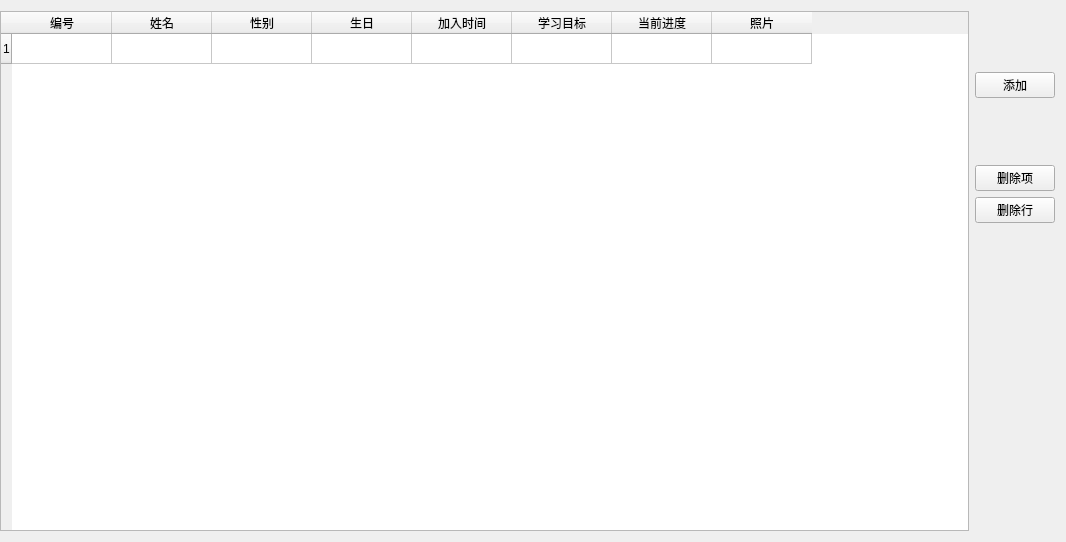
<?xml version="1.0" encoding="UTF-8"?>
<ui version="4.0">
 <class>StudentInfoWidget</class>
 <widget class="QWidget" name="StudentInfoWidget">
  <property name="geometry">
   <rect>
    <x>0</x>
    <y>0</y>
    <width>1066</width>
    <height>542</height>
   </rect>
  </property>
  <property name="windowTitle">
   <string>Form</string>
  </property>
  <layout class="QHBoxLayout" name="horizontalLayout">
   <property name="leftMargin">
    <number>0</number>
   </property>
   <item>
    <widget class="QTableWidget" name="tableWidget">
     <property name="autoScrollMargin">
      <number>16</number>
     </property>
     <row/>
     <column>
      <property name="text">
       <string>编号</string>
      </property>
     </column>
     <column>
      <property name="text">
       <string>姓名</string>
      </property>
     </column>
     <column>
      <property name="text">
       <string>性别</string>
      </property>
     </column>
     <column>
      <property name="text">
       <string>生日</string>
      </property>
     </column>
     <column>
      <property name="text">
       <string>加入时间</string>
      </property>
     </column>
     <column>
      <property name="text">
       <string>学习目标</string>
      </property>
     </column>
     <column>
      <property name="text">
       <string>当前进度</string>
      </property>
     </column>
     <column>
      <property name="text">
       <string>照片</string>
      </property>
     </column>
    </widget>
   </item>
   <item>
    <layout class="QVBoxLayout" name="verticalLayout">
     <item>
      <spacer name="verticalSpacer">
       <property name="orientation">
        <enum>Qt::Vertical</enum>
       </property>
       <property name="sizeHint" stdset="0">
        <size>
         <width>20</width>
         <height>40</height>
        </size>
       </property>
      </spacer>
     </item>
     <item>
      <widget class="QPushButton" name="btnAdd">
       <property name="text">
        <string>添加</string>
       </property>
      </widget>
     </item>
     <item>
      <spacer name="verticalSpacer_2">
       <property name="orientation">
        <enum>Qt::Vertical</enum>
       </property>
       <property name="sizeHint" stdset="0">
        <size>
         <width>20</width>
         <height>40</height>
        </size>
       </property>
      </spacer>
     </item>
     <item>
      <widget class="QPushButton" name="btnDeleteItem">
       <property name="text">
        <string>删除项</string>
       </property>
      </widget>
     </item>
     <item>
      <widget class="QPushButton" name="btnDeleteLine">
       <property name="text">
        <string>删除行</string>
       </property>
      </widget>
     </item>
     <item>
      <spacer name="verticalSpacer_3">
       <property name="orientation">
        <enum>Qt::Vertical</enum>
       </property>
       <property name="sizeHint" stdset="0">
        <size>
         <width>20</width>
         <height>308</height>
        </size>
       </property>
      </spacer>
     </item>
    </layout>
   </item>
  </layout>
 </widget>
 <resources/>
 <connections/>
</ui>
